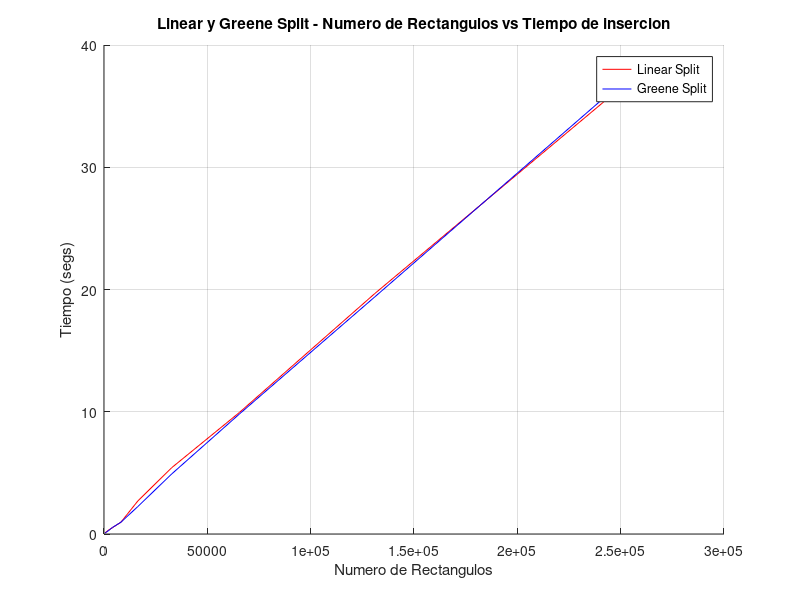
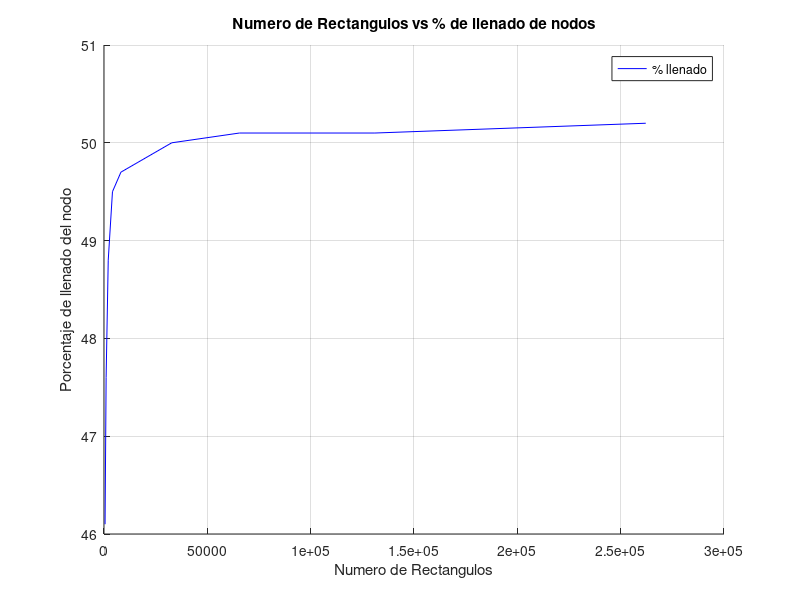
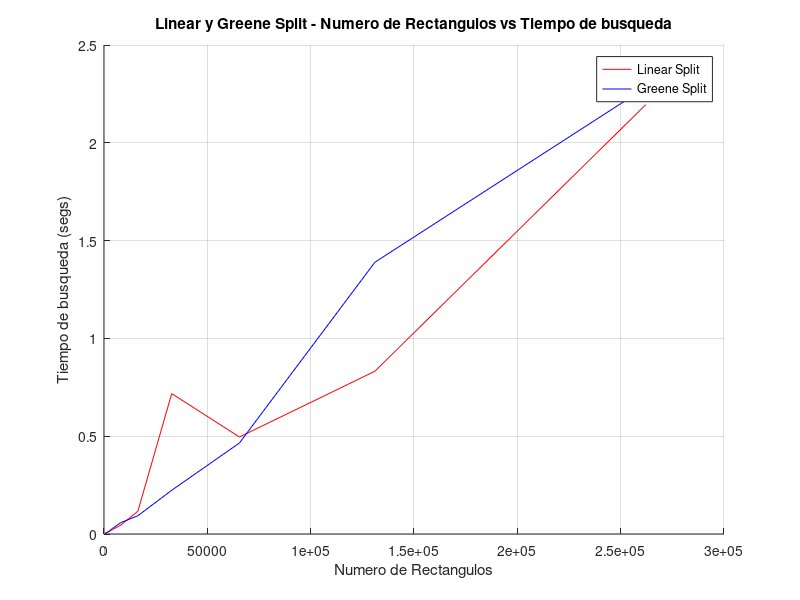

MATLAB code for these plots, in order:
# Inicializador

start = 9;
finish = 18;
for i = start : finish
  rectangles(i - start + 1) = 2^i;
end

# --- START DATA --- #

# Tiempos Inserción Linear Split

lst(1) = 0.090544;
lst(2) = 0.164019;
lst(3) = 0.298953;
lst(4) = 0.521460;
lst(5) = 0.966952;
lst(6) = 2.704462;
lst(7) = 5.425123;
lst(8) = 9.942731;
lst(9) = 19.675351;
lst(10) = 38.226344;

# Tiempos Inserción Greene Split

gst(1) = 0.079349;
gst(2) = 0.134480;
gst(3) = 0.260028;
gst(4) = 0.534319;
gst(5) = 0.963934;
gst(6) = 2.247448;
gst(7) = 4.912580;
gst(8) = 9.818921;
gst(9) = 19.402311;
gst(10) = 38.643265;

# Porcentajes de llenado

percent_fill(1) = 46.1;
percent_fill(2) = 47.6;
percent_fill(3) = 48.8;
percent_fill(4) = 49.5;
percent_fill(5) = 49.7;
percent_fill(6) = 49.8;
percent_fill(7) = 50.0;
percent_fill(8) = 50.1;
percent_fill(9) = 50.1;
percent_fill(10) = 50.2;

# Tiempos Búsqueda Linear Split (seg)

linear_search_time(1) = 0.002877;
linear_search_time(2) = 0.005631;
linear_search_time(3) = 0.011399;
linear_search_time(4) = 0.022630;
linear_search_time(5) = 0.045872;
linear_search_time(6) = 0.116145;
linear_search_time(7) = 0.717755;
linear_search_time(8) = 0.495848;
linear_search_time(9) = 0.832019;
linear_search_time(10) = 2.194899;

# Tiempos Búsqueda Greene Split (seg)

greene_search_time(1) = 0.002891;
greene_search_time(2) = 0.005252;
greene_search_time(3) = 0.010876;
greene_search_time(4) = 0.028296;
greene_search_time(5) = 0.058527;
greene_search_time(6) = 0.093235;
greene_search_time(7) = 0.223559;
greene_search_time(8) = 0.465250;
greene_search_time(9) = 1.389346;
greene_search_time(10) = 2.282709;

# --- END DATA --- #

# Plot para Inserción

figure(1);
hold on;
plot(rectangles, lst, "r");
plot(rectangles, gst, "b");
legend("Linear Split", "Greene Split");
grid on;
xlabel ("Numero de Rectangulos");
ylabel ("Tiempo (segs)");
title ("Linear y Greene Split - Numero de Rectangulos vs Tiempo de insercion");
hold off;

# Plot para espacio y % de llenado

figure(2);
hold on;
plot(rectangles, percent_fill, "b");
grid on;
legend("% llenado");
xlabel ("Numero de Rectangulos");
ylabel ("Porcentaje de llenado del nodo");
title ("Numero de Rectangulos vs % de llenado de nodos");
hold off;

# Plot para búsqueda

figure(3);
hold on;
plot(rectangles, linear_search_time, "r");
plot(rectangles, greene_search_time, "b");
legend("Linear Split", "Greene Split");
grid on;
xlabel ("Numero de Rectangulos");
ylabel ("Tiempo de busqueda (segs)");
title ("Linear y Greene Split - Numero de Rectangulos vs Tiempo de busqueda");
hold off;
